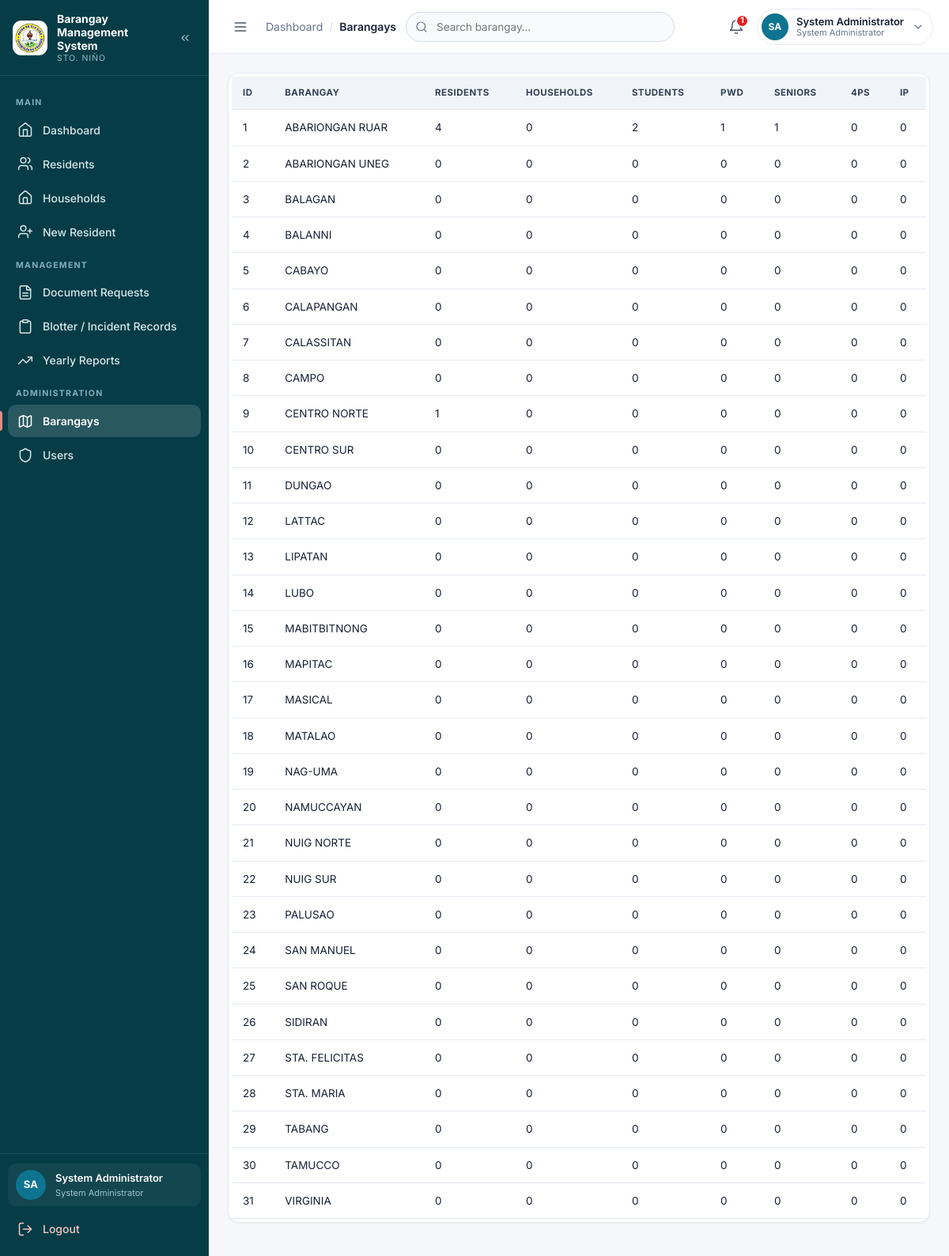
Screenshot of /admin/barangays.php (signed in) with the database file from the repository.
### tables this page shows
CREATE TABLE `barangays` (
  `id` int(11) NOT NULL AUTO_INCREMENT,
  `barangay_name` varchar(150) NOT NULL,
  `created_at` timestamp NOT NULL DEFAULT current_timestamp(),
  PRIMARY KEY (`id`),
  UNIQUE KEY `barangay_name` (`barangay_name`)
);

### config/config.php (called while the page is built, shortened)
<?php
if (!function_exists('url')) {
    function url($path = '') {
        $path = ltrim((string)$path, '/');
        return BASE_URL . '/' . $path;
    }
}
if (!function_exists('asset')) {
    function asset($path) {
        return url('assets/' . ltrim((string)$path, '/'));
    }
}
function e($value) { return htmlspecialchars((string)$value, ENT_QUOTES, 'UTF-8'); }
require_once BASE_PATH . '/includes/auth.php';

### includes/auth.php (called while the page is built, shortened)
<?php
if (!defined('BRGY_AUTH_LOADED')) {
    function role_label(?string $role = null): string
    {
        $role = $role ?? current_role();
        return [
            'admin'     => 'System Administrator',
            'secretary' => 'Barangay Secretary',
            'resident'  => 'Resident',
        ][$role] ?? ucfirst((string)$role);
    }
}
?>

### admin/barangays.php (the view, shortened to what this page needs)
<?php
require_once __DIR__ . '/../config/config.php'; require_admin(); $page_title='Barangays';
$q=trim($_GET['q']??'');
$ip_col=null; $fp_col=null;
foreach(['is_ip','is_indigenous','indigenous'] as $cand){ $qc=$conn->query("SHOW COLUMNS FROM residents LIKE '$cand'"); if($qc){ if($qc->num_rows>0){ $ip_col=$cand; $qc->free(); break; } $qc->free(); } }
foreach(['is_4ps','is_fourps','fourps','pantawid'] as $cand){ $qc=$conn->query("SHOW COLUMNS FROM residents LIKE '$cand'"); if($qc){ if($qc->num_rows>0){ $fp_col=$cand; $qc->free(); break; } $qc->free(); } }
$has_ip=($ip_col!==null); $has_fp=($fp_col!==null);
$ipAgg=$has_ip?"COUNT(CASE WHEN r.deleted_at IS NULL AND r.`$ip_col` IN ('Yes',1,'1') THEN r.id END) ip_total":"0 ip_total";
$fpAgg=$has_fp?"COUNT(CASE WHEN r.deleted_at IS NULL AND r.`$fp_col` IN ('Yes',1,'1') THEN r.id END) fourps_total":"0 fourps_total";
$select='SELECT b.*,
    COUNT(CASE WHEN r.deleted_at IS NULL THEN r.id END) residents,
    COUNT(CASE WHEN r.deleted_at IS NULL AND r.is_student IN (\'Yes\',1,\'1\') THEN r.id END) students,
    COUNT(CASE WHEN r.deleted_at IS NULL AND r.is_pwd IN (\'Yes\',1,\'1\') THEN r.id END) pwd,
    COUNT(CASE WHEN r.deleted_at IS NULL AND r.age >= 60 THEN r.id END) seniors, '
    .$fpAgg.', '.$ipAgg.', COALESCE(hh.households, 0) households
    FROM barangays b
   LEFT JOIN residents r ON r.barangay_id=b.id
   LEFT JOIN (SELECT barangay_id, COUNT(*) households
                FROM households WHERE deleted_at IS NULL GROUP BY barangay_id) hh ON hh.barangay_id=b.id';
if($q!==''){ $s=$conn->prepare($select.' WHERE b.barangay_name LIKE ? GROUP BY b.id ORDER BY b.barangay_name');
$like="%$q%"; $s->bind_param('s',$like); $s->execute(); $rows=$s->get_result();
} else {
$rows=$conn->query($select.' GROUP BY b.id ORDER BY b.barangay_name');
}
 include BASE_PATH . '/partials/header.php';?>
        <div class="card table-wrap">
            <table><tr>
                <th>ID</th>
                <th>Barangay</th>
                <th>Residents</th>
                <th>Households</th>
                <th>Students</th>
                <th>PWD</th>
                <th>Seniors</th>
                <th>4Ps</th>
                <th>IP</th></tr>
                <?php while($r=$rows->fetch_assoc()): ?>
                <tr><td><?=$r['id']?></td><td><?=e($r['barangay_name'])?></td>
                <td><?=(int)$r['residents']?></td>
                <td><?=(int)$r['households']?></td>
                <td><?=(int)$r['students']?></td>
                <td><?=(int)$r['pwd']?></td>
                <td><?=(int)$r['seniors']?></td>
                <td><?=($has_fp?(int)$r['fourps_total']:'-')?></td>
                <td><?=($has_ip?(int)$r['ip_total']:'-')?></td></tr><?php endwhile; ?>
                </table></div><?php include BASE_PATH . '/partials/footer.php';

### partials/header.php (shortened to what this page needs)
<?php
$current    = basename($_SERVER['PHP_SELF'] ?? '');
$is_admin   = (($_SESSION['role'] ?? '') === 'admin');
$is_resident = (($_SESSION['role'] ?? '') === 'resident');
$full_name  = $_SESSION['full_name'] ?? 'User';
$role_raw   = $_SESSION['role'] ?? 'user';
$role_label = function_exists('role_label') ? role_label($role_raw) : ($is_admin ? 'System Administrator' : ucfirst($role_raw));
$home_href  = $is_resident ? url('resident/resident_dashboard.php') : url('pages/dashboard.php');
$initials = '';
foreach (preg_split('/\s+/', trim($full_name)) as $part) {
    if ($part !== '' && preg_match('/\p{L}/u', $part, $m)) { $initials .= strtoupper($m[0]); }
}
$initials = substr($initials, 0, 2);
$avatar_photo = '';
if (!function_exists('icon')) {
    function icon($name, $class = 'ico') {
        $path = $paths[$name] ?? '';
        return '<svg class="'.$class.'" viewBox="0 0 24 24" width="20" height="20" fill="none" stroke="currentColor" stroke-width="1.8" stroke-linecap="round" stroke-linejoin="round" aria-hidden="true" focusable="false">'.$path.'</svg>';
    }
}
if ($is_resident) {
    $nav_groups = [
        'MY ACCOUNT' => [
            ['file' => 'resident/resident_dashboard.php', 'label' => 'My Dashboard', 'icon' => 'home'],
            ['file' => 'resident/resident_profile.php',   'label' => 'My Profile',  'icon' => 'user'],
        ],
        'REQUESTS' => [
            ['file' => 'resident/document_request.php', 'label' => 'Request Document', 'icon' => 'file-plus'],
            ['file' => 'resident/blotter_request.php',  'label' => 'File a Blotter',  'icon' => 'alert-triangle'],
        ],
    ];
} else {
    $nav_groups = [
        'MAIN' => [
            ['file' => 'pages/dashboard.php',    'label' => 'Dashboard',    'icon' => 'home'],
            ['file' => 'pages/residents.php',    'label' => 'Residents',    'icon' => 'users'],
            ['file' => 'pages/households.php',   'label' => 'Households',   'icon' => 'house'],
            ['file' => 'pages/resident_add.php', 'label' => 'New Resident', 'icon' => 'user-plus'],
        ],
        'MANAGEMENT' => [
            ['file' => 'pages/documents.php', 'label' => 'Document Requests',          'icon' => 'file-text'],
            ['file' => 'pages/blotters.php',  'label' => 'Blotter / Incident Records', 'icon' => 'clipboard'],
            ['file' => 'pages/reports.php',   'label' => 'Yearly Reports',             'icon' => 'trending-up'],
        ],
    ];
    if ($is_admin) {
        $nav_groups['ADMINISTRATION'] = [
            ['file' => 'admin/barangays.php', 'label' => 'Barangays', 'icon' => 'map'],
            ['file' => 'admin/users.php',     'label' => 'Users',     'icon' => 'shield'],
        ];
    } else {
        $nav_groups['MY RESIDENTS'] = [
            ['file' => 'secretary/resident_accounts.php', 'label' => 'Resident Accounts', 'icon' => 'shield'],
        ];
    }
}
$pending_notice = 0;
if ($is_resident) {
    $rid = current_resident_id();
    if ($rid !== null) {
        if ($nq = $conn->prepare("SELECT COUNT(*) c FROM document_requests WHERE resident_id=? AND status IN ('Pending','Processing')")) {
            $nq->bind_param('i', $rid);
            $nq->execute();
            $pending_notice = (int)$nq->get_result()->fetch_assoc()['c'];
        }
    }
} elseif ($is_admin) {
    if ($nq = $conn->query("SELECT COUNT(*) c FROM document_requests WHERE status='Pending'")) {
        $pending_notice = (int)$nq->fetch_assoc()['c'];
    }
} else {
    if ($nq = $conn->prepare("SELECT COUNT(*) c FROM document_requests WHERE status='Pending' AND barangay_id=?")) {
        $nq->bind_param('i', $_SESSION['barangay_id']);
        $nq->execute();
        $pending_notice = (int)$nq->get_result()->fetch_assoc()['c'];
    }
}
$crumb = $page_crumb ?? ($page_title ?? 'Overview');
?>
<!doctype html>
<html lang="en">
<head>
<link rel="stylesheet" href="<?= e(asset('css/style.css')) ?>">
</head>
<body>
<div class="app">
    <aside class="sidebar" id="sidebar" aria-label="Primary navigation">
        <div class="sidebar__brand">
            <img class="sidebar__logo" src="<?= e(asset('img/logo.png')) ?>" alt="Sto. Niño Barangay logo">
            <span class="sidebar__brand-text">
                <span class="sidebar__system">Barangay Management System</span>
                <span class="sidebar__barangay">Sto. Niño</span>
            </span>
            <button class="sidebar__collapse" type="button" data-sidebar-collapse aria-label="Collapse sidebar" title="Collapse sidebar"><?= icon('chevrons-left', 'ico ico--sm') ?></button>
        </div>
        <nav class="sidebar__nav" aria-label="Sections">
            <?php foreach ($nav_groups as $group => $items): ?>
                <p class="sidebar__label"><?= e($group) ?></p>
                <?php foreach ($items as $item): $active = ($current === basename($item['file'])); ?>
                    <a class="nav-link<?= $active ? ' is-active' : '' ?>" href="<?= e(url($item['file'])) ?>"<?= $active ? ' aria-current="page"' : '' ?> title="<?= e($item['label']) ?>">
                        <span class="nav-link__ico"><?= icon($item['icon']) ?></span>
                        <span class="nav-link__txt"><?= e($item['label']) ?></span>
                    </a>
                <?php endforeach; ?>
            <?php endforeach; ?>
        </nav>
        <div class="sidebar__foot">
            <div class="sidebar__user">
                <span class="avatar" aria-hidden="true"><?= e($initials) ?></span>
                <span class="sidebar__user-meta">
                    <span class="sidebar__user-name"><?= e($full_name) ?></span>
                    <span class="sidebar__user-role"><?= e($role_label) ?></span>
                </span>
            </div>
            <a class="nav-link nav-link--logout" href="<?= e(url('auth/logout.php')) ?>" title="Logout">
                <span class="nav-link__ico"><?= icon('log-out') ?></span>
                <span class="nav-link__txt">Logout</span>
            </a>
        </div>
    </aside>
    <main class="main">
        <header class="topbar">
            <button class="icon-btn topbar__toggle" type="button" data-sidebar-toggle aria-label="Toggle navigation" aria-controls="sidebar" aria-expanded="false"><?= icon('menu') ?></button>
            <nav class="crumbs" aria-label="Breadcrumb">
                <a class="crumbs__root" href="<?= e($home_href) ?>">Dashboard</a>
                <span class="crumbs__sep" aria-hidden="true">/</span>
                <span class="crumbs__current" aria-current="page"><?= e($crumb) ?></span>
            </nav>
            <?php
            $search_paths = [
                'residents.php' => 'pages/residents.php',
                'documents.php' => 'pages/documents.php',
                'blotters.php'  => 'pages/blotters.php',
                'barangays.php' => 'admin/barangays.php',
                'users.php'     => 'admin/users.php',
            ];
            $search_labels = ['residents.php' => 'Search residents', 'documents.php' => 'Search documents', 'blotters.php' => 'Search blotters', 'barangays.php' => 'Search barangay', 'users.php' => 'Search users'];
            $search_label = $search_labels[$current] ?? 'Search residents';
            if (isset($search_paths[$current])): ?>
            <form class="topbar__search" role="search" method="get" action="<?= e(url($search_paths[$current])) ?>">
                <span class="topbar__search-ico" aria-hidden="true"><?= icon('search', 'ico ico--sm') ?></span>
                <input id="global-search" type="search" name="q" placeholder="<?= e($search_label) ?>…" value="<?= e($_GET['q'] ?? '') ?>" autocomplete="off">
            </form>
            <?php endif; ?>
            <div class="topbar__actions">
                <a class="icon-btn" href="<?= e($is_resident ? url('resident/resident_profile.php') : url('pages/documents.php')) ?>" title="Pending document requests" aria-label="Notifications: <?= (int)$pending_notice ?> pending document requests">
                    <?= icon('bell') ?>
                    <?php if ($pending_notice > 0): ?><span class="icon-btn__badge"><?= (int)$pending_notice ?></span><?php endif; ?>
                </a>
                <div class="dropdown" data-dropdown>
                    <button class="profile-btn" type="button" data-dropdown-toggle aria-haspopup="true" aria-expanded="false">
                        <span class="avatar avatar--sm" aria-hidden="true"><?php if ($avatar_photo !== ''): ?><img src="<?= e(url($avatar_photo)) ?>" alt=""><?php else: ?><?= e($initials) ?><?php endif; ?></span>
                        <span class="profile-btn__meta">
                            <span class="profile-btn__name"><?= e($full_name) ?></span>
                            <span class="profile-btn__role"><?= e($role_label) ?></span>
                        </span>
                        <span class="profile-btn__caret" aria-hidden="true"><?= icon('chevron-down', 'ico ico--sm') ?></span>
                    </button>
                </div>
            </div>
        </header>
        <div class="page">

### partials/footer.php (shortened to what this page needs)
        </div>
    </main>
</div>
</body>
</html>

### rows the page displays
barangays: id "1", barangay_name "ABARIONGAN RUAR", residents "4", households "0", students "2", pwd "1", seniors "1", fourps_total "0", ip_total "0"
barangays: id "2", barangay_name "ABARIONGAN UNEG", residents "0", households "0", students "0", pwd "0", seniors "0", fourps_total "0", ip_total "0"
barangays: id "3", barangay_name "BALAGAN", residents "0", households "0", students "0", pwd "0", seniors "0", fourps_total "0", ip_total "0"
barangays: id "4", barangay_name "BALANNI", residents "0", households "0", students "0", pwd "0", seniors "0", fourps_total "0", ip_total "0"
barangays: id "5", barangay_name "CABAYO", residents "0", households "0", students "0", pwd "0", seniors "0", fourps_total "0", ip_total "0"
barangays: id "6", barangay_name "CALAPANGAN", residents "0", households "0", students "0", pwd "0", seniors "0", fourps_total "0", ip_total "0"
barangays: id "7", barangay_name "CALASSITAN", residents "0", households "0", students "0", pwd "0", seniors "0", fourps_total "0", ip_total "0"
barangays: id "8", barangay_name "CAMPO", residents "0", households "0", students "0", pwd "0", seniors "0", fourps_total "0", ip_total "0"
barangays: id "9", barangay_name "CENTRO NORTE", residents "1", households "0", students "0", pwd "0", seniors "0", fourps_total "0", ip_total "0"
barangays: id "10", barangay_name "CENTRO SUR", residents "0", households "0", students "0", pwd "0", seniors "0", fourps_total "0", ip_total "0"
barangays: id "11", barangay_name "DUNGAO", residents "0", households "0", students "0", pwd "0", seniors "0", fourps_total "0", ip_total "0"
barangays: id "12", barangay_name "LATTAC", residents "0", households "0", students "0", pwd "0", seniors "0", fourps_total "0", ip_total "0"
barangays: id "13", barangay_name "LIPATAN", residents "0", households "0", students "0", pwd "0", seniors "0", fourps_total "0", ip_total "0"
barangays: id "14", barangay_name "LUBO", residents "0", households "0", students "0", pwd "0", seniors "0", fourps_total "0", ip_total "0"
barangays: id "15", barangay_name "MABITBITNONG", residents "0", households "0", students "0", pwd "0", seniors "0", fourps_total "0", ip_total "0"
barangays: id "16", barangay_name "MAPITAC", residents "0", households "0", students "0", pwd "0", seniors "0", fourps_total "0", ip_total "0"
barangays: id "17", barangay_name "MASICAL", residents "0", households "0", students "0", pwd "0", seniors "0", fourps_total "0", ip_total "0"
barangays: id "18", barangay_name "MATALAO", residents "0", households "0", students "0", pwd "0", seniors "0", fourps_total "0", ip_total "0"
barangays: id "19", barangay_name "NAG-UMA", residents "0", households "0", students "0", pwd "0", seniors "0", fourps_total "0", ip_total "0"
barangays: id "20", barangay_name "NAMUCCAYAN", residents "0", households "0", students "0", pwd "0", seniors "0", fourps_total "0", ip_total "0"
barangays: id "21", barangay_name "NUIG NORTE", residents "0", households "0", students "0", pwd "0", seniors "0", fourps_total "0", ip_total "0"
barangays: id "22", barangay_name "NUIG SUR", residents "0", households "0", students "0", pwd "0", seniors "0", fourps_total "0", ip_total "0"
barangays: id "23", barangay_name "PALUSAO", residents "0", households "0", students "0", pwd "0", seniors "0", fourps_total "0", ip_total "0"
barangays: id "24", barangay_name "SAN MANUEL", residents "0", households "0", students "0", pwd "0", seniors "0", fourps_total "0", ip_total "0"
barangays: id "25", barangay_name "SAN ROQUE", residents "0", households "0", students "0", pwd "0", seniors "0", fourps_total "0", ip_total "0"
barangays: id "26", barangay_name "SIDIRAN", residents "0", households "0", students "0", pwd "0", seniors "0", fourps_total "0", ip_total "0"
barangays: id "27", barangay_name "STA. FELICITAS", residents "0", households "0", students "0", pwd "0", seniors "0", fourps_total "0", ip_total "0"
barangays: id "28", barangay_name "STA. MARIA", residents "0", households "0", students "0", pwd "0", seniors "0", fourps_total "0", ip_total "0"
barangays: id "29", barangay_name "TABANG", residents "0", households "0", students "0", pwd "0", seniors "0", fourps_total "0", ip_total "0"
barangays: id "30", barangay_name "TAMUCCO", residents "0", households "0", students "0", pwd "0", seniors "0", fourps_total "0", ip_total "0"
barangays: id "31", barangay_name "VIRGINIA", residents "0", households "0", students "0", pwd "0", seniors "0", fourps_total "0", ip_total "0"

### other values shown
$group "MAIN"
$item['label'] "Dashboard"
$item['label'] "Residents"
$item['label'] "Households"
$item['label'] "New Resident"
$group "MANAGEMENT"
$item['label'] "Document Requests"
$item['label'] "Blotter / Incident Records"
$item['label'] "Yearly Reports"
$group "ADMINISTRATION"
$item['label'] "Barangays"
$item['label'] "Users"
$initials "SA"
$full_name "System Administrator"
$role_label "System Administrator"
